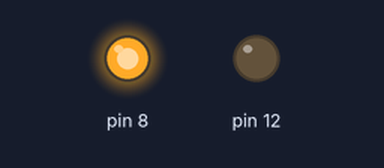
Bench run of a sketch on a simulated Arduino Uno, built with avr-gcc and run on an emulated ATmega328P. Shown: output pins drawn as LEDs (lit = HIGH).

Above: at 1.0 s.
At 3.0 s:
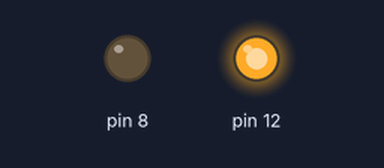
Timing chart, 0 to 5.2 s (numbered marks = the images above):
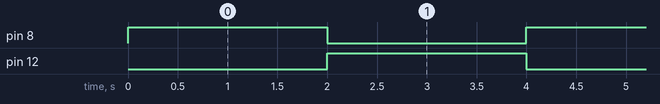

Measured:
- by itself, pin 8, pin 12: alternates HIGH for 2.0 s and LOW for 2.0 s

The sketch:

traffic_light.ino
```cpp
void setup() {
  pinMode(8,OUTPUT);
  pinMode(12,OUTPUT);
}
void loop() {
  digitalWrite(12,LOW);
  digitalWrite(8,HIGH);
  delay(2000);
  digitalWrite(8,LOW);
  digitalWrite(12,HIGH);
  delay(2000);
}
```
